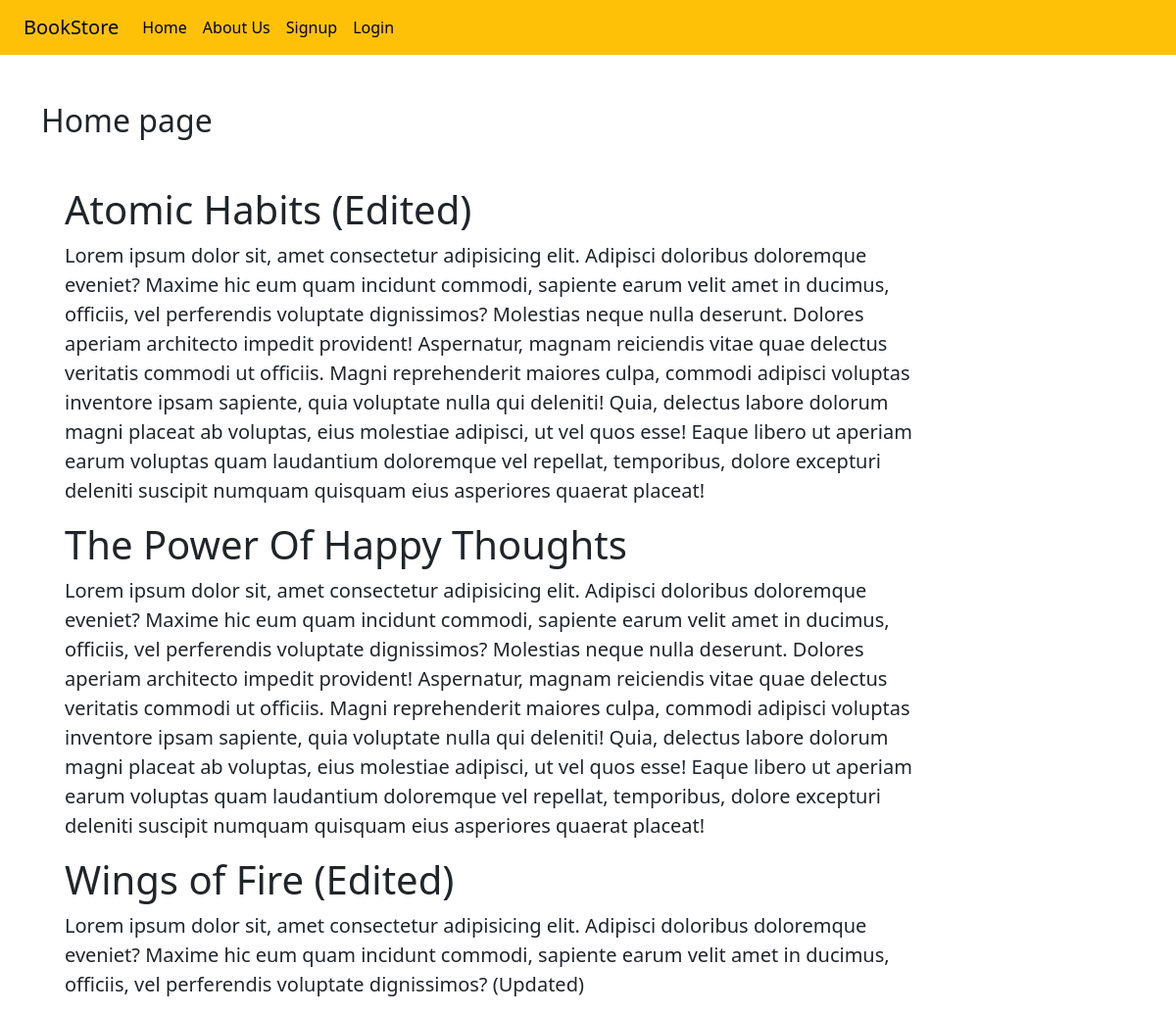
The page / on the database its author committed.
### storeapp/models.py (models this page shows)
class Post(models.Model):
    id = models.IntegerField(primary_key=True)
    book_name=models.CharField(max_length=70)
    book_desc=models.TextField()

### storeapp/views.py (the view)
# urls.py: 2. Add a URL to urlpatterns:  path('', views.home, name='home')
def home(request):
    posts = Post.objects.all()
    return render(request,'storeapp/home.html',{'posts':posts})

### storeapp/templates/storeapp/home.html
{% extends 'storeapp/base.html' %}
{% load static %}
{% block content %}
<div class="col-sm-10">
    <h2 class="my-5">Home page</h2>
{% for post in posts %}
<div class="jumbotron jumbotron-fluid">
    <div class="container">
      <h1 class="display-8">{{post.book_name}}</h1>
      <p class="lead">{{post.book_desc}}</p>
    </div>
  </div>
  {% endfor %}
</div>
{% endblock content %}

### rows shown on the page
Post: book_name "Atomic Habits (Edited)", book_desc "Lorem ipsum dolor sit, amet consectetur adipisicing elit. Adipisci doloribus doloremque eveniet? Maxime hic eum quam incidunt commodi, sapiente earum velit amet in ducimus, officiis, vel perferendis voluptate dignissimos? Molestias neque nulla deserunt. Dolores aperiam architecto impedit provident! Aspernatur, magnam reiciendis vitae quae delectus veritatis commodi ut officiis. Magni reprehenderit maiores culpa, commodi adipisci voluptas inventore ipsam sapiente, quia voluptate nulla qui deleniti! Quia, delectus labore dolorum magni placeat ab voluptas, eius molestiae adipisci, ut vel quos esse! Eaque libero ut aperiam earum voluptas quam laudantium doloremque vel repellat, temporibus,…"
Post: book_name "The Power Of Happy Thoughts", book_desc "Lorem ipsum dolor sit, amet consectetur adipisicing elit. Adipisci doloribus doloremque eveniet? Maxime hic eum quam incidunt commodi, sapiente earum velit amet in ducimus, officiis, vel perferendis voluptate dignissimos? Molestias neque nulla deserunt. Dolores aperiam architecto impedit provident! Aspernatur, magnam reiciendis vitae quae delectus veritatis commodi ut officiis. Magni reprehenderit maiores culpa, commodi adipisci voluptas inventore ipsam sapiente, quia voluptate nulla qui deleniti! Quia, delectus labore dolorum magni placeat ab voluptas, eius molestiae adipisci, ut vel quos esse! Eaque libero ut aperiam earum voluptas quam laudantium doloremque vel repellat, temporibus,…"
Post: book_name "Wings of Fire (Edited)", book_desc "Lorem ipsum dolor sit, amet consectetur adipisicing elit. Adipisci doloribus doloremque eveniet? Maxime hic eum quam incidunt commodi, sapiente earum velit amet in ducimus, officiis, vel perferendis voluptate dignissimos? (Updated)"
